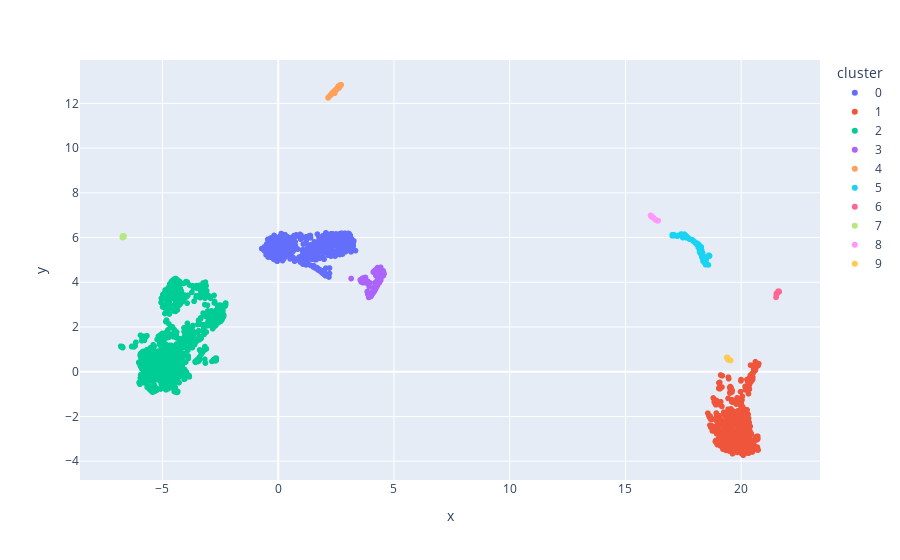

The notebook cell this image was saved under:
### Code cell
import plotly.express as px

df = pd.DataFrame(embedding_rf, columns=["x", "y"])
df["cluster"] = y.labels_.astype(str)
fig = px.scatter(df, x='x', y='y', color='cluster')
fig.show()

### Figure 1 — Plotly figure (JSON) as saved in the notebook; plotly's stock layout.template omitted (floating-point values rounded to 4 significant figures; data arrays with more than 128 entries replaced by an {"elided": "..."} marker saying what was removed)
{"data": [{"hovertemplate": "cluster=0<br>x=%{x}<br>y=%{y}<extra></extra>", "legendgroup": "0", "marker": {"color": "#636efa", "symbol": "circle"}, "mode": "markers", "name": "0", "showlegend": true, "type": "scattergl", "x": {"elided": "886 float values"}, "xaxis": "x", "y": {"elided": "886 float values"}, "yaxis": "y"}, {"hovertemplate": "cluster=1<br>x=%{x}<br>y=%{y}<extra></extra>", "legendgroup": "1", "marker": {"color": "#EF553B", "symbol": "circle"}, "mode": "markers", "name": "1", "showlegend": true, "type": "scattergl", "x": {"elided": "933 float values"}, "xaxis": "x", "y": {"elided": "933 float values"}, "yaxis": "y"}, {"hovertemplate": "cluster=2<br>x=%{x}<br>y=%{y}<extra></extra>", "legendgroup": "2", "marker": {"color": "#00cc96", "symbol": "circle"}, "mode": "markers", "name": "2", "showlegend": true, "type": "scattergl", "x": {"elided": "1725 float values"}, "xaxis": "x", "y": {"elided": "1725 float values"}, "yaxis": "y"}, {"hovertemplate": "cluster=3<br>x=%{x}<br>y=%{y}<extra></extra>", "legendgroup": "3", "marker": {"color": "#ab63fa", "symbol": "circle"}, "mode": "markers", "name": "3", "showlegend": true, "type": "scattergl", "x": {"elided": "209 float values"}, "xaxis": "x", "y": {"elided": "209 float values"}, "yaxis": "y"}, {"hovertemplate": "cluster=4<br>x=%{x}<br>y=%{y}<extra></extra>", "legendgroup": "4", "marker": {"color": "#FFA15A", "symbol": "circle"}, "mode": "markers", "name": "4", "showlegend": true, "type": "scattergl", "x": [2.311, 2.621, 2.377, 2.432, 2.64, 2.72, 2.294, 2.364, 2.504, 2.584, 2.685, 2.241, 2.621, 2.394, 2.392, 2.636, 2.659, 2.598, 2.348, 2.361, 2.659, 2.417, 2.388, 2.66, 2.627, 2.47, 2.526, 2.658, 2.653, 2.605, 2.636, 2.705, 2.153, 2.658, 2.473, 2.596, 2.706, 2.381, 2.538, 2.631, 2.689, 2.333, 2.439, 2.632, 2.686, 2.658, 2.693, 2.647, 2.649, 2.395, 2.422, 2.672, 2.631, 2.581, 2.643, 2.645, 2.586, 2.643, 2.655, 2.383, 2.651, 2.627, 2.682, 2.687, 2.598, 2.37, 2.639, 2.669, 2.363, 2.207, 2.308, 2.332, 2.323, 2.389, 2.537, 2.575, 2.654, 2.696, 2.396, 2.317, 2.622, 2.66, 2.549, 2.184, 2.669, 2.624, 2.435, 2.44, 2.282, 2.657, 2.652, 2.669, 2.638, 2.586, 2.585, 2.468, 2.317, 2.279], "xaxis": "x", "y": [12.44, 12.69, 12.5, 12.56, 12.76, 12.83, 12.42, 12.49, 12.62, 12.73, 12.83, 12.36, 12.78, 12.51, 12.51, 12.72, 12.77, 12.73, 12.49, 12.49, 12.78, 12.55, 12.51, 12.78, 12.8, 12.6, 12.66, 12.75, 12.76, 12.73, 12.77, 12.81, 12.25, 12.77, 12.59, 12.71, 12.82, 12.5, 12.63, 12.71, 12.8, 12.45, 12.45, 12.78, 12.8, 12.78, 12.79, 12.75, 12.79, 12.52, 12.54, 12.8, 12.74, 12.74, 12.76, 12.75, 12.71, 12.8, 12.76, 12.51, 12.77, 12.7, 12.79, 12.81, 12.78, 12.49, 12.76, 12.8, 12.49, 12.31, 12.44, 12.47, 12.45, 12.52, 12.68, 12.72, 12.75, 12.8, 12.52, 12.43, 12.74, 12.78, 12.67, 12.28, 12.79, 12.77, 12.57, 12.56, 12.4, 12.82, 12.77, 12.79, 12.77, 12.72, 12.67, 12.53, 12.44, 12.38], "yaxis": "y"}, {"hovertemplate": "cluster=5<br>x=%{x}<br>y=%{y}<extra></extra>", "legendgroup": "5", "marker": {"color": "#19d3f3", "symbol": "circle"}, "mode": "markers", "name": "5", "showlegend": true, "type": "scattergl", "x": {"elided": "162 float values"}, "xaxis": "x", "y": {"elided": "162 float values"}, "yaxis": "y"}, {"hovertemplate": "cluster=6<br>x=%{x}<br>y=%{y}<extra></extra>", "legendgroup": "6", "marker": {"color": "#FF6692", "symbol": "circle"}, "mode": "markers", "name": "6", "showlegend": true, "type": "scattergl", "x": [21.52, 21.57, 21.64, 21.63, 21.53, 21.61, 21.61, 21.59, 21.6, 21.59, 21.62, 21.61, 21.56, 21.5, 21.6, 21.58, 21.6, 21.63, 21.55, 21.61, 21.6, 21.61, 21.53, 21.6, 21.61, 21.61, 21.55, 21.59, 21.55, 21.59, 21.55, 21.6, 21.52, 21.61, 21.59, 21.61, 21.57, 21.55], "xaxis": "x", "y": [3.5, 3.525, 3.576, 3.602, 3.455, 3.588, 3.574, 3.572, 3.563, 3.57, 3.6, 3.583, 3.516, 3.325, 3.575, 3.552, 3.565, 3.567, 3.513, 3.591, 3.577, 3.585, 3.487, 3.566, 3.578, 3.586, 3.504, 3.554, 3.509, 3.6, 3.497, 3.572, 3.442, 3.583, 3.595, 3.588, 3.523, 3.506], "yaxis": "y"}, {"hovertemplate": "cluster=7<br>x=%{x}<br>y=%{y}<extra></extra>", "legendgroup": "7", "marker": {"color": "#B6E880", "symbol": "circle"}, "mode": "markers", "name": "7", "showlegend": true, "type": "scattergl", "x": [-6.727, -6.718, -6.696, -6.702, -6.693, -6.698, -6.703, -6.715, -6.683, -6.676, -6.666, -6.703, -6.709, -6.697, -6.685, -6.697, -6.686, -6.701, -6.711, -6.677, -6.677, -6.704, -6.69, -6.665, -6.683, -6.703, -6.672, -6.732, -6.689, -6.704, -6.687, -6.683, -6.704, -6.698, -6.704, -6.698, -6.716, -6.725, -6.724], "xaxis": "x", "y": [6.001, 6.071, 6.06, 6.066, 6.073, 6.057, 6.055, 6.067, 6.06, 6.066, 6.026, 6.017, 6.081, 6.067, 6.069, 6.082, 6.067, 6.071, 6.047, 6.037, 6.041, 6.034, 6.052, 6.064, 6.051, 6.061, 6.029, 6.019, 6.059, 6.05, 6.062, 6.075, 6.063, 6.035, 6.023, 6.063, 6.075, 6.03, 6.021], "yaxis": "y"}, {"hovertemplate": "cluster=8<br>x=%{x}<br>y=%{y}<extra></extra>", "legendgroup": "8", "marker": {"color": "#FF97FF", "symbol": "circle"}, "mode": "markers", "name": "8", "showlegend": true, "type": "scattergl", "x": [16.1, 16.12, 16.38, 16.14, 16.33, 16.14, 16.31, 16.12, 16.14, 16.14, 16.15, 16.29, 16.3, 16.21, 16.11, 16.17, 16.09, 16.1, 16.19, 16.14, 16.13, 16.17, 16.11, 16.15, 16.15, 16.16, 16.12, 16.12, 16.17, 16.11, 16.12, 16.1, 16.41, 16.11, 16.12, 16.15, 16.19, 16.3, 16.16, 16.16, 16.19, 16.17, 16.14, 16.22, 16.16, 16.13, 16.09, 16.15, 16.24, 16.11, 16.12, 16.14, 16.12, 16.3, 16.31, 16.09, 16.14], "xaxis": "x", "y": [6.979, 6.958, 6.743, 6.938, 6.775, 6.938, 6.79, 6.95, 6.94, 6.944, 6.922, 6.809, 6.791, 6.878, 6.962, 6.903, 6.982, 6.969, 6.886, 6.936, 6.949, 6.904, 6.97, 6.932, 6.925, 6.913, 6.954, 6.957, 6.911, 6.964, 6.951, 6.978, 6.759, 6.963, 6.962, 6.921, 6.893, 6.792, 6.918, 6.917, 6.901, 6.912, 6.935, 6.875, 6.913, 6.946, 6.99, 6.939, 6.858, 6.981, 6.952, 6.939, 6.956, 6.797, 6.781, 6.979, 6.939], "yaxis": "y"}, {"hovertemplate": "cluster=9<br>x=%{x}<br>y=%{y}<extra></extra>", "legendgroup": "9", "marker": {"color": "#FECB52", "symbol": "circle"}, "mode": "markers", "name": "9", "showlegend": true, "type": "scattergl", "x": [19.42, 19.41, 19.44, 19.47, 19.4, 19.41, 19.42, 19.4, 19.42, 19.41, 19.42, 19.4, 19.4, 19.41, 19.55, 19.39, 19.37, 19.4, 19.4, 19.41, 19.39, 19.41, 19.42, 19.38], "xaxis": "x", "y": [0.6334, 0.6199, 0.567, 0.5204, 0.609, 0.6071, 0.5709, 0.6192, 0.6056, 0.6339, 0.5728, 0.623, 0.619, 0.6141, 0.5011, 0.6104, 0.6379, 0.6123, 0.6217, 0.632, 0.6219, 0.5867, 0.5412, 0.6297], "yaxis": "y"}], "layout": {"legend": {"title": {"text": "cluster"}, "tracegroupgap": 0}, "margin": {"t": 60}, "xaxis": {"anchor": "y", "domain": [0, 1], "title": {"text": "x"}}, "yaxis": {"anchor": "x", "domain": [0, 1], "title": {"text": "y"}}}}
